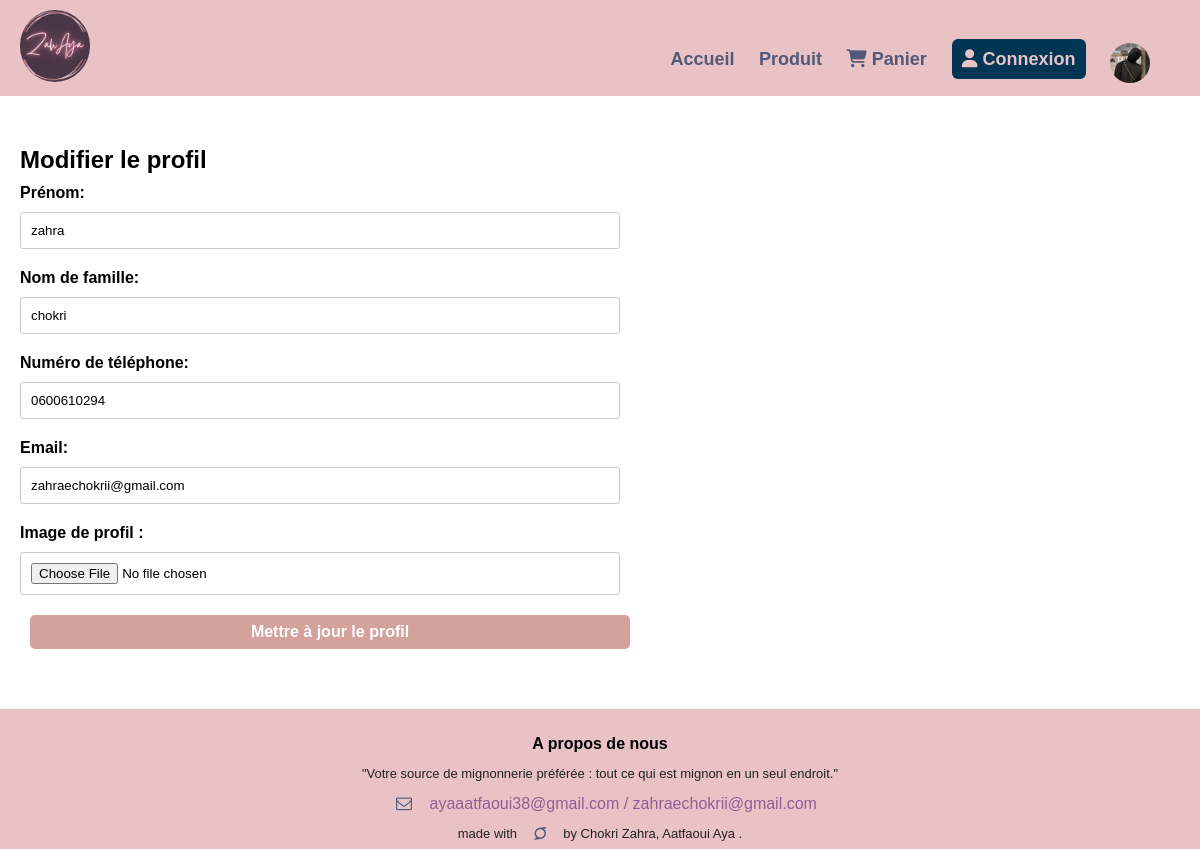
The page /update_profile.php (signed in) on the database its author committed.
### tables this page shows
CREATE TABLE `users` (
  `id` int(11) NOT NULL,
  `fname` varchar(50) NOT NULL,
  `lname` varchar(50) NOT NULL,
  `phonenumber` varchar(15) NOT NULL,
  `logemail` varchar(100) NOT NULL,
  `logpass` varchar(255) NOT NULL,
  `profile_picture` varchar(255) DEFAULT NULL,
  `isAdmin` int(11) DEFAULT 0
);

### update_profile.php (the view, shortened to what this page needs)
<?php
$user_id = $_SESSION['user_id'];
$servername = "127.0.0.1";
$username = "root";
$password = "";
$dbname = "ecommerce_web_site";
$conn = new mysqli($servername, $username, $password, $dbname);
$sql = "SELECT * FROM users WHERE id = '$user_id'";
$result = $conn->query($sql);
if ($result->num_rows > 0) {
    $user = $result->fetch_assoc();
} else {
    echo "Utilisateur non trouvé.";
    exit();
}
?>
<!DOCTYPE html>
<html lang="en">
<head>
</head>
<body>
    <?php include('header.php'); ?>
    <div class="profile-container">
    <h2>Modifier le profil</h2>
<div class="center-container">
    <form method="POST" action="<?php echo htmlspecialchars($_SERVER["PHP_SELF"]); ?>" enctype="multipart/form-data">
     <label for="fname">Prénom:</label>
        <input type="text" id="fname" name="fname" value="<?php echo htmlspecialchars($user['fname']); ?>" required>
        <label for="lname">Nom de famille:</label>
        <input type="text" id="lname" name="lname" value="<?php echo htmlspecialchars($user['lname']); ?>" required>
        <label for="phonenumber">Numéro de téléphone:</label>
        <input type="text" id="phonenumber" name="phonenumber" value="<?php echo htmlspecialchars($user['phonenumber']); ?>" required>
        <label for="logemail">Email:</label>
        <input type="email" id="logemail" name="logemail" value="<?php echo htmlspecialchars($user['logemail']); ?>" required>
        <label for="profile_image">Image de profil :</label>
        <input type="file" id="profile_image" name="profile_image">
        <br>
        <input class="btnn" type="submit" value="Mettre à jour le profil">
    </form></div>
</div>
    <?php include('footer.php'); ?>
</body>
</html>

### header.php (shortened to what this page needs)
<?php if (isset($_SESSION['user_id'])) : ?>
    <?php
    $servername = "127.0.0.1";
    $username = "root";
    $password = "";
    $dbname = "ecommerce_web_site";
    $conn = new mysqli($servername, $username, $password, $dbname);
    $user_id = $_SESSION['user_id'];
    $sql_profile_image = "SELECT profile_picture FROM users WHERE id = '$user_id'";
    $result_profile_image = $conn->query($sql_profile_image);
    if ($result_profile_image->num_rows > 0) {
        $profile_image = $result_profile_image->fetch_assoc()['profile_picture'];
    } else {
        $profile_image = "inconnue.png";
    }
    ?>
<head>
<link rel="stylesheet" type="text/css" href="pro.css">
<link rel="stylesheet" href="https://cdnjs.cloudflare.com/ajax/libs/font-awesome/6.0.0-beta3/css/all.min.css">
    <link rel="stylesheet" href="https://cdnjs.cloudflare.com/ajax/libs/font-awesome/6.2.0/css/all.min.css">
    <link rel="stylesheet" href="https://stackpath.bootstrapcdn.com/font-awesome/4.7.0/css/font-awesome.min.css">
</head>
<header>
        <a href="index.php"><img src="logo.png" alt="logo" width="70px"></a>
        <nav>
            <ul>
                <li><a href="index.php">Accueil</a></li>
                <li><a href="product.php">Produit</a></li>
                <li><a href="panier.php"><i class="fa-solid fa-cart-shopping"></i>  Panier </a></li>
                <li><a href="connexion.html" class="connexion"><i class="fa-solid fa-user"></i>  Connexion</a></li>
                <li>
                    <a class="imggg" href="profil.php">
                        <img   src="<?php echo $profile_image; ?>" alt="Profil" width="30px">
                    </a>
                </li>
            </ul>
        </nav>
    </header>
<?php endif; ?>

### pro.css (style rules this page uses)
* { margin: 0; padding: 0; font-family: 'Delicious Handrawn', cursive; font-family: 'Poppins',sans-serif; }
header img { border-radius: 100%; }
header { display: flex; justify-content: space-between; padding: 10px 20px; align-items: center; background-color: #E9C2C5; }
nav { margin-right: 20px; }
header ul li { display: inline; padding: 0px 10px ; }
header ul li a { color: #535878; font-weight: bold; font-size: 18px; text-decoration: none; position: relative; }
nav ul li:not(:last-child) a::after { content: ""; position: absolute; left: 0; bottom: 0; width: 0; height: 2px; background-color: #003554; transition: width 0.3s; }
nav ul .connexion { border: none ; background-color: #003554; color: #E9C2C5; padding: 10px; border-radius: 6px; }
nav ul li a img { position: relative; top: 10px; width: 40px; border-radius: 100%; }
header nav ul li a.imggg { position: relative; top: 15px; }
ul { list-style: none; padding: 0; }
li { margin-bottom:10px; }

### update_profile.php (style rules this page uses)
.btnn { color: white; font-weight: bold; padding: 8px 12px; margin:10px; font-size:16px; background-color: #D3A29D; border-radius: 5px; transition: background-color 0.3s; border:none; }
label { margin:20px; }
.profile-container { margin: 50px 20px; max-width: 600px; }
label { display: block; margin: 10px 0; font-weight: bold; }
input { width: 100%; padding: 10px; margin-bottom: 10px; box-sizing: border-box; border: 1px solid #ccc; border-radius: 3px; }

### header.php (style rules this page uses)
header nav ul li a.imggg img { position: relative; top: 3px; }

### rows shown on the page
users: profile_picture (picture), fname "zahra", lname "chokri", phonenumber "0600610294", logemail "zahraechokrii@gmail.com"
